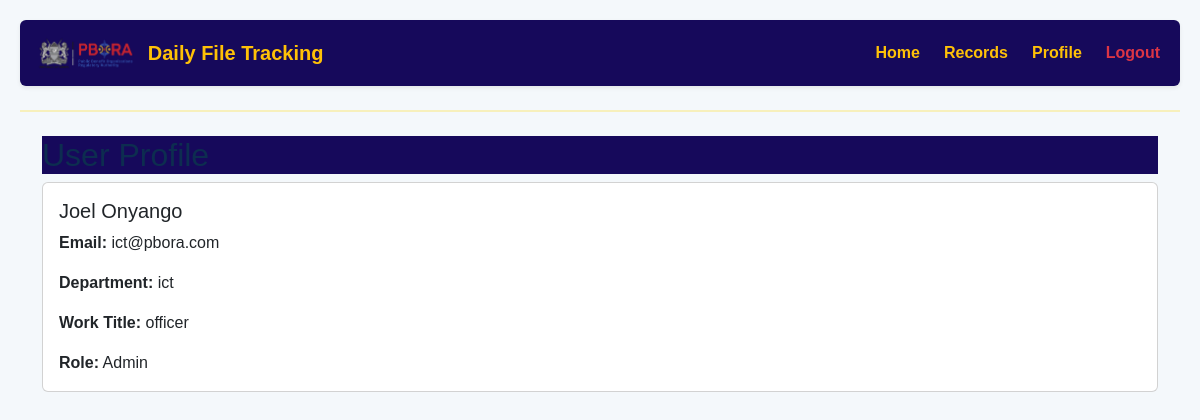
Screenshot of /profile (signed in) with the database file from the repository.
### models.py (models this page shows, shortened)
class User(db.Model):
    __tablename__ = 'users'
    id = db.Column(db.Integer, primary_key=True)
    name = db.Column(db.String(150), nullable=False)
    email = db.Column(db.String(150), unique=True, nullable=False)
    department = db.Column(db.String(100), nullable=False)
    work_title = db.Column(db.String(100), nullable=False)
    role = db.Column(db.Enum('admin', 'staff', name='role_enum'), nullable=False, default='staff')
    password_hash = db.Column(db.String(256), nullable=False)

### routes.py (the view)
@routes.route('/profile')
@login_required
def profile():
    user = User.query.get(session['user_id'])
    return render_template('profile.html', user=user)

### templates/profile.html
{% extends "base.html" %}
{% block content %}
<div class="container mt-4">
    <h2>User Profile</h2>
    <div class="card">
        <div class="card-body">
            <h5 class="card-title">{{ user.name }}</h5>
            <p class="card-text"><strong>Email:</strong> {{ user.email }}</p>
            <p class="card-text"><strong>Department:</strong> {{ user.department }}</p>
            <p class="card-text"><strong>Work Title:</strong> {{ user.work_title }}</p>
            <p class="card-text"><strong>Role:</strong> {{ user.role|capitalize }}</p>
        </div>
    </div>
</div>
{% endblock %}

### templates/base.html (style rules this page uses)
body { font-family: Arial, sans-serif; margin: 20px; background: #f4f8fb; }
h2, .navbar { color: #0d2d50; background-color: #16095b; }

### rows the page displays
User: name "Joel Onyango", email "ict@pbora.com", department "ict", work_title "officer", role "Admin"
